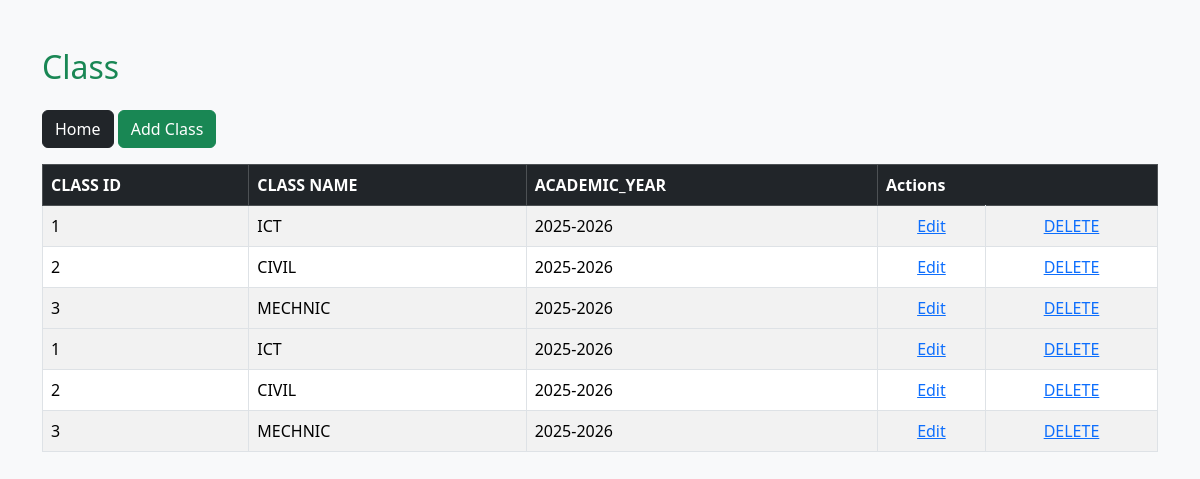
/classview.php, run on the app's committed database.
### tables this page shows
CREATE TABLE `classes` (
  `class_id` int(11) NOT NULL,
  `class_name` varchar(50) NOT NULL,
  `academic_year` varchar(20) NOT NULL
);

### classview.php (the view, shortened to what this page needs)
<!DOCTYPE html>
<html lang="en">
<head>
  <link href="https://cdn.jsdelivr.net/npm/bootstrap@5.3.2/dist/css/bootstrap.min.css" rel="stylesheet">
  <link href="https://cdn.jsdelivr.net/npm/bootstrap-icons@1.11.1/font/bootstrap-icons.css" rel="stylesheet">
</head>
<body class="bg-light">
<div class="container py-5">
    <h2 class="text-success mb-4">Class</h2>
    <a href="home.php" class="btn btn-dark mb-3">Home</a>
    <a href="class.php" class="btn btn-success mb-3">Add Class</a>
    <div class="table-responsive">
        <table class="table table-bordered table-striped">
            <thead class="table-dark">
                <tr>
                   <th>CLASS ID</th>
                <th>CLASS NAME</th>
                <th>ACADEMIC_YEAR</th>
                <th colspan="2">Actions</th>
                </tr>
            </thead>
            <?php
                $connect = mysqli_connect('localhost', 'root', '', 'lol_sms');
             $sql=mysqli_query($connect,"SELECT * FROM fruit");
             while ($data=mysqli_fetch_assoc($sql)) {
                ?>
            <tbody>
                 <?php
            $w=1;
            $view_query = mysqli_query($connect, "SELECT * FROM classes");
            if ($view_query && mysqli_num_rows($view_query) > 0) {
                while ($row = mysqli_fetch_assoc($view_query)) {
                    ?>
          <tr>
            <td><?php echo $w++;?></td>
            <td><?php echo $row['class_name'];?></td>
            <td><?php echo $row['academic_year'];?></td>
            <td class="update"><center><a class="lin" href="cl_update.php?up=<?php echo $row['class_id'];?>">Edit</a></center></td>
            <td class="delete"><center><a class="lin" href="cl_delete.php?del=<?php echo $row['class_id'];?>">DELETE</a></center></td>
          </tr>
           <?php
                }
            } else {
                echo "<tr><td colspan='8'>No students found.</td></tr>";
            }
            ?>
            </tbody>
            <?php
          }
            ?>
        </table>
    </div>
</div>
</body>
</html>
</body>
</html>

### data on the page
classes: class_name "ICT", academic_year "2025-2026"
classes: class_name "CIVIL", academic_year "2025-2026"
classes: class_name "MECHNIC", academic_year "2025-2026"
